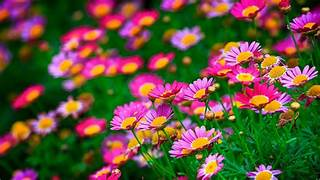
#> input picture flower.jpg, 320 x 180 px
$ python 'edge detection.py'
#> lines starting #> are read from the running program, lines starting #| are printed output that depends on the picture
# Importing OpenCV Library
import cv2
# Relative or absolute path of the input image file
path = "flower.jpg"
# reading image (by default the flag is 1 if not specidied)
image = cv2.imread(path)
#> image is the input picture: shape (180, 320, 3); mean B, G, R 59.6, 80.6, 99.1
edges = cv2.Canny(image,200,300)
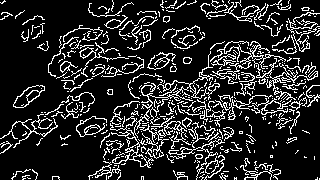
#> edges: shape (180, 320); 16.1% white in thin lines or dots
# Display image in a window
cv2.imshow("Output",image)
cv2.imshow("Edges",edges)
# Wait until any key press (press any key to close the window)
cv2.waitKey()
# kill all the windows
cv2.destroyAllWindows()

$ run again, with bts.jpg copied over flower.jpg
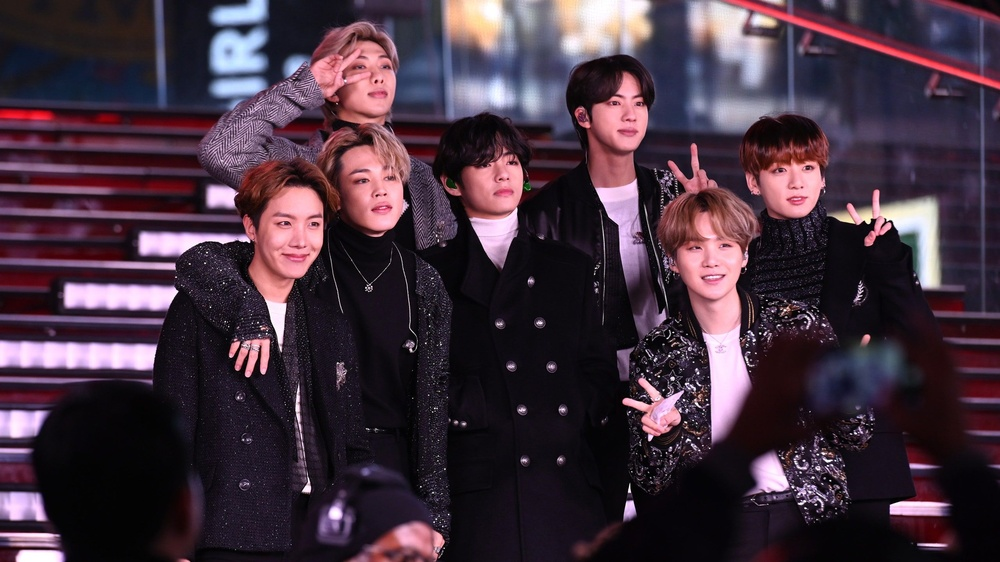
#> input picture bts.jpg, 1000 x 562 px, shrunk from 2560 x 1440 before the run
#> image is the input picture: shape (562, 1000, 3); mean B, G, R 62.7, 49.6, 67.9
#> `edges = cv2.Canny(image,200,300)`:
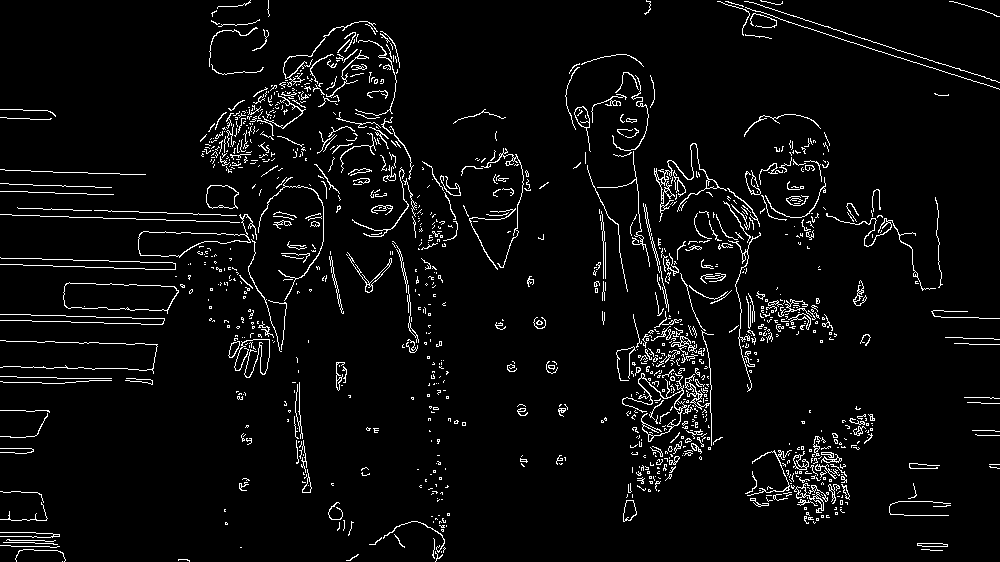
#> edges: shape (562, 1000); 4.5% white in thin lines or dots
